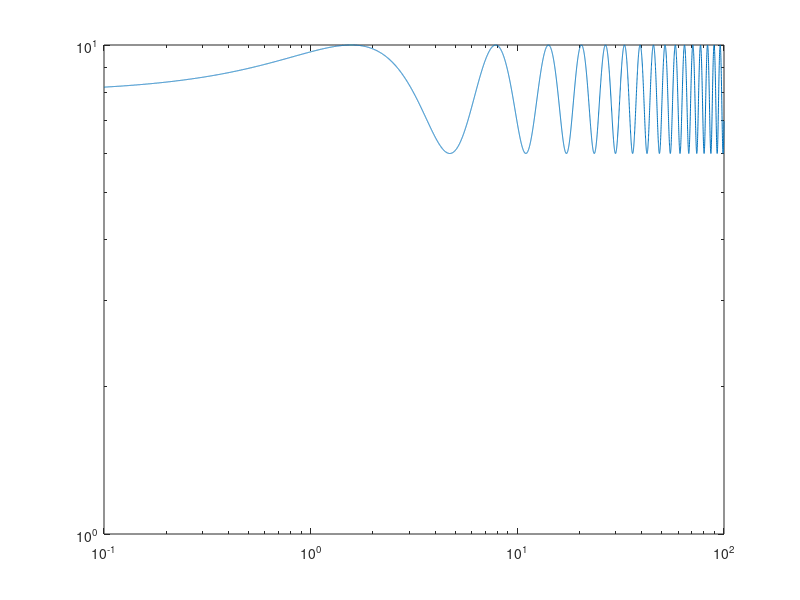

The MATLAB source for this figure:
x = logspace(-1,2,10000);
% create a set of x- coordinates
y = 8 + 2*sin(x);
% create a set of y- coordinates
loglog(x,y)
% display x and y in a loglog plot